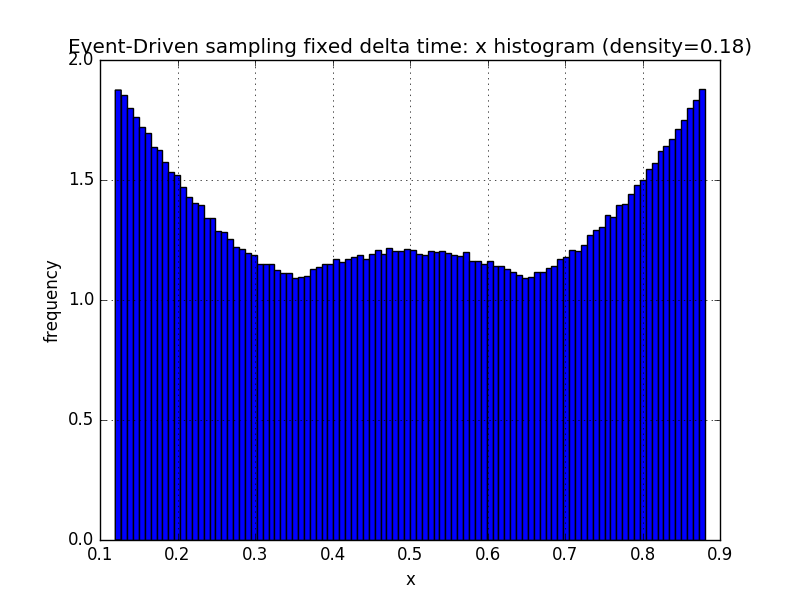

Here is the Python script that generated this plot:
import math
import matplotlib.pyplot as plt

def wall_time(pos_a, vel_a, sigma):
    if vel_a > 0.0:
        del_t = (1.0 - sigma - pos_a) / vel_a
    elif vel_a < 0.0:
        del_t = (pos_a - sigma) / abs(vel_a)
    else:
        del_t = float('inf')
    return del_t

def pair_time(pos_a, vel_a, pos_b, vel_b, sigma):
    del_x = [pos_b[0] - pos_a[0], pos_b[1] - pos_a[1]]
    del_x_sq = del_x[0] ** 2 + del_x[1] ** 2
    del_v = [vel_b[0] - vel_a[0], vel_b[1] - vel_a[1]]
    del_v_sq = del_v[0] ** 2 + del_v[1] ** 2
    scal = del_v[0] * del_x[0] + del_v[1] * del_x[1]
    Upsilon = scal ** 2 - del_v_sq * ( del_x_sq - 4.0 * sigma **2)
    if Upsilon > 0.0 and scal < 0.0:
        del_t = - (scal + math.sqrt(Upsilon)) / del_v_sq
    else:
        del_t = float('inf')
    return del_t

pos = [[0.25, 0.25], [0.75, 0.25], [0.25, 0.75], [0.75, 0.75]]
vel = [[0.21, 0.12], [0.71, 0.18], [-0.23, -0.79], [0.78, 0.1177]]
singles = [(0, 0), (0, 1), (1, 0), (1, 1), (2, 0), (2, 1), (3, 0), (3, 1)]
pairs = [(0, 1), (0, 2), (0, 3), (1, 2), (1, 3), (2, 3)]
sigma = 0.1197
t = 0.0
n_events = 5000000
N = 4
histo_data = []

for event in range(n_events):
    if event % 100000 == 0:
        print event
    wall_times = [wall_time(pos[k][l], vel[k][l], sigma) for k, l  in singles]
    pair_times = [pair_time(pos[k], vel[k], pos[l], vel[l], sigma) for k, l in pairs]
    next_event = min(wall_times + pair_times)
    t_previous = t
#    print t, next_event
# It takes multiple events before a sufficient interval is reached t ~ Order(0.1)
    for inter_times in range(int(t + 1), int(t + next_event + 1)):
#       print inter_times, event
        del_t = inter_times - t_previous
        for k, l in singles:
            pos[k][l] += vel[k][l] * del_t
        for m in range(N):
            histo_data.append(pos[m][0])
        t_previous = inter_times        
    t += next_event
    del_t = t - t_previous
    for k, l in singles:
        pos[k][l] += vel[k][l] * del_t
    if min(wall_times) < min(pair_times):
        collision_disk, direction = singles[wall_times.index(next_event)]
        vel[collision_disk][direction] *= -1.0
    else:
        a, b = pairs[pair_times.index(next_event)]
        del_x = [pos[b][0] - pos[a][0], pos[b][1] - pos[a][1]]
        abs_x = math.sqrt(del_x[0] ** 2 + del_x[1] ** 2)
        e_perp = [c / abs_x for c in del_x]
        del_v = [vel[b][0] - vel[a][0], vel[b][1] - vel[a][1]]
        scal = del_v[0] * e_perp[0] + del_v[1] * e_perp[1]
        for k in range(2):
            vel[a][k] += e_perp[k] * scal
            vel[b][k] -= e_perp[k] * scal

plt.hist(histo_data,bins=100,normed=True)
plt.xlabel('x')
plt.ylabel('frequency')
plt.title('Event-Driven sampling fixed delta time: x histogram (density=0.18)')
plt.grid()
plt.savefig('event_disks_box_x_sampling.png')
plt.show()

print "total time is ", t
